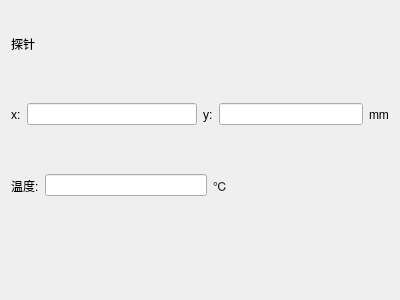
<?xml version="1.0" encoding="UTF-8"?>
<ui version="4.0">
 <class>ProbeWidget</class>
 <widget class="QWidget" name="ProbeWidget">
  <property name="geometry">
   <rect>
    <x>0</x>
    <y>0</y>
    <width>400</width>
    <height>300</height>
   </rect>
  </property>
  <property name="windowTitle">
   <string>Form</string>
  </property>
  <layout class="QVBoxLayout" name="verticalLayout">
   <item>
    <widget class="QLabel" name="label">
     <property name="text">
      <string>探针</string>
     </property>
    </widget>
   </item>
   <item>
    <layout class="QHBoxLayout" name="horizontalLayout_4">
     <item>
      <layout class="QHBoxLayout" name="horizontalLayout">
       <item>
        <widget class="QLabel" name="label_2">
         <property name="text">
          <string>x:</string>
         </property>
        </widget>
       </item>
       <item>
        <widget class="QLineEdit" name="x_input">
         <property name="echoMode">
          <enum>QLineEdit::Normal</enum>
         </property>
         <property name="readOnly">
          <bool>true</bool>
         </property>
         <property name="clearButtonEnabled">
          <bool>false</bool>
         </property>
        </widget>
       </item>
      </layout>
     </item>
     <item>
      <layout class="QHBoxLayout" name="horizontalLayout_2">
       <item>
        <widget class="QLabel" name="label_3">
         <property name="text">
          <string>y:</string>
         </property>
        </widget>
       </item>
       <item>
        <widget class="QLineEdit" name="y_input">
         <property name="readOnly">
          <bool>true</bool>
         </property>
        </widget>
       </item>
       <item>
        <widget class="QLabel" name="label_5">
         <property name="text">
          <string>mm</string>
         </property>
        </widget>
       </item>
      </layout>
     </item>
    </layout>
   </item>
   <item>
    <layout class="QHBoxLayout" name="horizontalLayout_3">
     <item>
      <widget class="QLabel" name="label_4">
       <property name="text">
        <string>温度:</string>
       </property>
      </widget>
     </item>
     <item>
      <widget class="QLineEdit" name="temp_output">
       <property name="readOnly">
        <bool>true</bool>
       </property>
      </widget>
     </item>
     <item>
      <widget class="QLabel" name="label_7">
       <property name="text">
        <string>℃</string>
       </property>
      </widget>
     </item>
     <item>
      <spacer name="horizontalSpacer">
       <property name="orientation">
        <enum>Qt::Horizontal</enum>
       </property>
       <property name="sizeHint" stdset="0">
        <size>
         <width>40</width>
         <height>20</height>
        </size>
       </property>
      </spacer>
     </item>
    </layout>
   </item>
   <item>
    <widget class="QLabel" name="label_6">
     <property name="text">
      <string/>
     </property>
    </widget>
   </item>
  </layout>
 </widget>
 <resources/>
 <connections/>
</ui>
